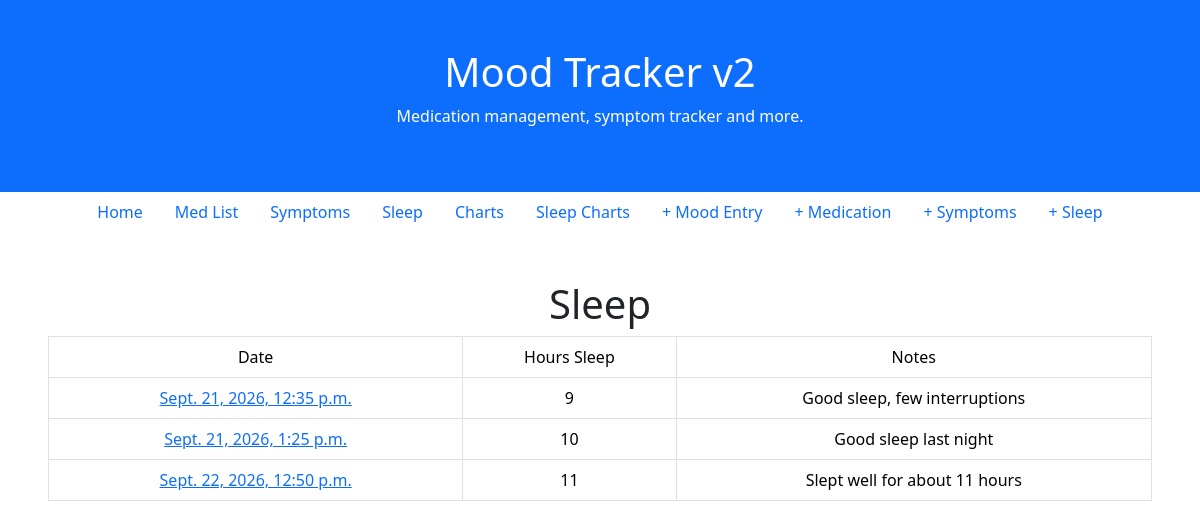
The app's page /sleep/ with its own data.
### sleep/models.py (models this page shows, shortened)
class Sleep(models.Model):
    datetime = models.DateTimeField(auto_now_add=True)
    author = models.ForeignKey(
        "auth.User",
        on_delete=models.CASCADE,
    )
    hourssleep = models.IntegerField()
    notes = models.CharField(max_length=400)
    def get_absolute_url(self):
        return reverse("sleep_detail", kwargs={"pk":self.pk})

### sleep/views.py (the view)
# urls.py: path("sleep/", SleepListView.as_view(), name="sleep"),
class SleepListView(ListView):
    model = Sleep
    template_name = "sleep.html"

### templates/sleep.html
{% extends "base.html" %}
{% block content %}
<div class="container-fluid p-5 text-center">
<h1>Sleep</h1>
<table class="table table-bordered table-hover">
<tr><td>Date</td>
<td>Hours Sleep</td>
<td>Notes</td></tr>
<tbody>
        {% for sleep in sleep_list %}
        <tr>
            <td><a href="{{ sleep.get_absolute_url }}">{{ sleep.datetime }}</a></td>
            <td>{{ sleep.hourssleep }}</td>
            <td>{{ sleep.notes }}</td>
        </tr>
        {% empty %}
        <tr>
            <td colspan="4">No entries found in the database.</td>
        </tr>
        {% endfor %}
    </tbody>
    </table>
    </div>
{% endblock content %}

### static/css/base.css (style rules this page uses)
a { color: red; }

### records on screen
Sleep: datetime "Sept. 21, 2026, 12:35 p.m.", hourssleep "9", notes "Good sleep, few interruptions"
Sleep: datetime "Sept. 21, 2026, 1:25 p.m.", hourssleep "10", notes "Good sleep last night"
Sleep: datetime "Sept. 22, 2026, 12:50 p.m.", hourssleep "11", notes "Slept well for about 11 hours"
